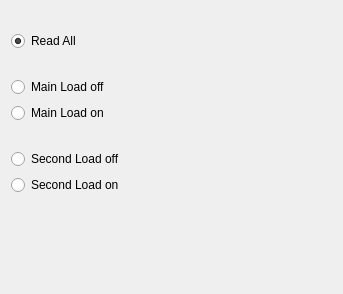
<?xml version="1.0" encoding="UTF-8"?>
<ui version="4.0">
 <class>SwitchRelayWdgt</class>
 <widget class="QWidget" name="SwitchRelayWdgt">
  <property name="geometry">
   <rect>
    <x>0</x>
    <y>0</y>
    <width>343</width>
    <height>294</height>
   </rect>
  </property>
  <property name="windowTitle">
   <string>Form</string>
  </property>
  <layout class="QVBoxLayout" name="verticalLayout">
   <item>
    <spacer name="horizontalSpacer">
     <property name="orientation">
      <enum>Qt::Horizontal</enum>
     </property>
     <property name="sizeHint" stdset="0">
      <size>
       <width>322</width>
       <height>20</height>
      </size>
     </property>
    </spacer>
   </item>
   <item>
    <widget class="QRadioButton" name="rbRead">
     <property name="text">
      <string>Read All</string>
     </property>
     <property name="icon">
      <iconset resource="../../../../Matilda-units/gui/image-and-font/res.qrc">
       <normaloff>:/katynko/svg3/relay-load-unknown.svg</normaloff>:/katynko/svg3/relay-load-unknown.svg</iconset>
     </property>
     <property name="checked">
      <bool>true</bool>
     </property>
    </widget>
   </item>
   <item>
    <spacer name="horizontalSpacer_2">
     <property name="orientation">
      <enum>Qt::Horizontal</enum>
     </property>
     <property name="sizeHint" stdset="0">
      <size>
       <width>322</width>
       <height>20</height>
      </size>
     </property>
    </spacer>
   </item>
   <item>
    <widget class="QRadioButton" name="rbMainOff">
     <property name="text">
      <string>Main Load off</string>
     </property>
     <property name="icon">
      <iconset resource="../../../../Matilda-units/gui/image-and-font/res.qrc">
       <normaloff>:/katynko/svg3/relay-load-off.svg</normaloff>:/katynko/svg3/relay-load-off.svg</iconset>
     </property>
    </widget>
   </item>
   <item>
    <widget class="QRadioButton" name="rbMainOn">
     <property name="text">
      <string>Main Load on</string>
     </property>
     <property name="icon">
      <iconset resource="../../../../Matilda-units/gui/image-and-font/res.qrc">
       <normaloff>:/katynko/svg3/relay-load-on.svg</normaloff>:/katynko/svg3/relay-load-on.svg</iconset>
     </property>
    </widget>
   </item>
   <item>
    <spacer name="horizontalSpacer_3">
     <property name="orientation">
      <enum>Qt::Horizontal</enum>
     </property>
     <property name="sizeHint" stdset="0">
      <size>
       <width>322</width>
       <height>20</height>
      </size>
     </property>
    </spacer>
   </item>
   <item>
    <widget class="QRadioButton" name="rbSecondOff">
     <property name="text">
      <string>Second Load off</string>
     </property>
     <property name="icon">
      <iconset resource="../../../../Matilda-units/gui/image-and-font/res.qrc">
       <normaloff>:/katynko/svg3/relay-load-off.svg</normaloff>:/katynko/svg3/relay-load-off.svg</iconset>
     </property>
    </widget>
   </item>
   <item>
    <widget class="QRadioButton" name="rbSecondOn">
     <property name="text">
      <string>Second Load on</string>
     </property>
     <property name="icon">
      <iconset resource="../../../../Matilda-units/gui/image-and-font/res.qrc">
       <normaloff>:/katynko/svg3/relay-load-on.svg</normaloff>:/katynko/svg3/relay-load-on.svg</iconset>
     </property>
    </widget>
   </item>
   <item>
    <spacer name="verticalSpacer">
     <property name="orientation">
      <enum>Qt::Vertical</enum>
     </property>
     <property name="sizeHint" stdset="0">
      <size>
       <width>20</width>
       <height>51</height>
      </size>
     </property>
    </spacer>
   </item>
  </layout>
 </widget>
 <resources>
  <include location="../../../../Matilda-units/gui/image-and-font/res.qrc"/>
 </resources>
 <connections/>
</ui>
